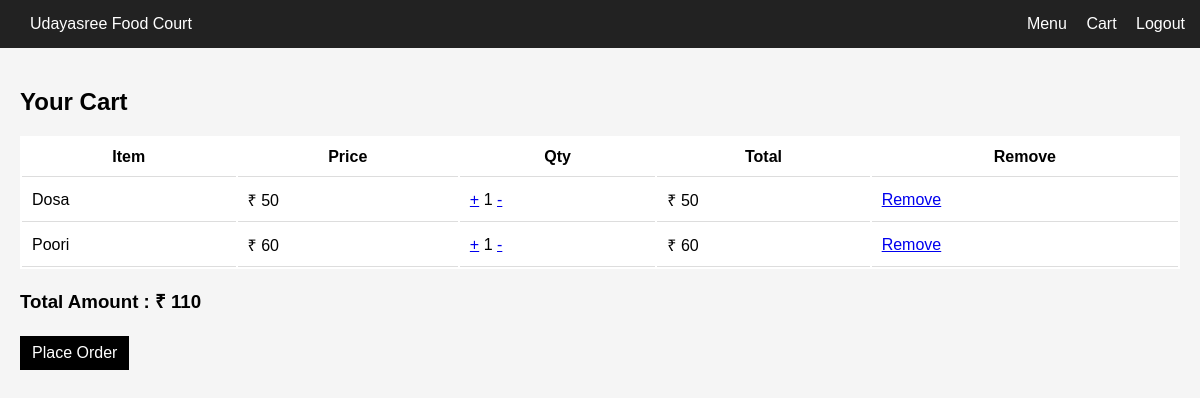
The app's page /cart/ (signed in) with its own data.
### cart/models.py (models this page shows)
class Cart(models.Model):
    user = models.ForeignKey(User,on_delete=models.CASCADE)
    food_item = models.ForeignKey(FoodItem,on_delete=models.CASCADE)
    quantity = models.IntegerField(default=1)

### menu/models.py (models this page shows, shortened)
class FoodItem(models.Model):
    name = models.CharField(max_length=100)
    price = models.IntegerField()
    image = models.ImageField(upload_to='food/')
    description = models.TextField()

### cart/views.py (the view)
# urls.py: path('cart/', cart_views.cart_view, name="cart"),
@login_required(login_url='login')
def cart_view(request):
    cart_items = Cart.objects.filter(user=request.user)
    total = 0
    for item in cart_items:
        item.total = item.food_item.price * item.quantity
        total += item.total
    return render(request, 'auth/cart.html', {
        'cart_items': cart_items,
        'total': total
    })

### users/templates/auth/cart.html
{% extends 'auth/base.html' %}
{% block content %}
<h2>Your Cart</h2>
<table class="table">
<tr>
<th>Item</th>
<th>Price</th>
<th>Qty</th>
<th>Total</th>
<th>Remove</th>
</tr>
{% for item in cart_items %}
<tr>
<td>{{ item.food_item.name }}</td>
<td>₹ {{ item.food_item.price }}</td>
<td>
<a href="{% url 'increase' item.id %}">+</a>
{{ item.quantity }}
<a href="{% url 'decrease' item.id %}">-</a>
</td>
<td>
₹ {{ item.total }}
</td>
<td>
<a href="{% url 'remove' item.id %}">Remove</a>
</td>
</tr>
{% endfor %}
</table>
<h3>Total Amount : ₹ {{ total }}</h3>
<a href="{% url 'place_order' %}" class="btn">Place Order</a>
{% endblock %}

### users/templates/auth/base.html (style rules this page uses)
body { font-family: Arial; margin:0; background:#f5f5f5; }
.btn { background:black; color:white; padding:8px 12px; text-decoration:none; display:inline-block; margin-top:5px; }
.table { width:100%; background:white; }
.table th,.table td { padding:10px; border-bottom:1px solid #ddd; }

### records on screen
Cart: food_item.name "Dosa", food_item.price "50", quantity "1", total "50"
Cart: food_item.name "Poori", food_item.price "60", quantity "1", total "60"

### other values on screen
{{ total }} "110"
